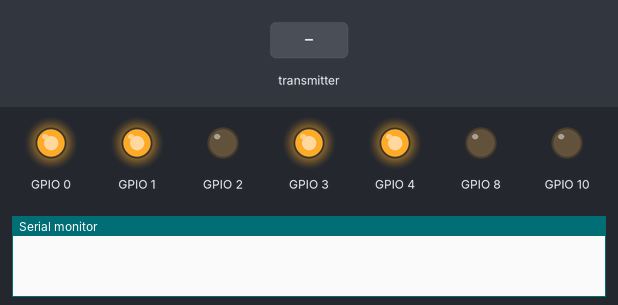
Bench run of a sketch on a simulated ESP32-S3. Parts: output pins drawn as LEDs (lit = HIGH), the last lines printed to the serial monitor. The inputs (shaded band) are chosen by the test bench.

Above: at 1.2 s.
1.3 s: the transmitter starts sending zu = 1024
At 2.4 s:
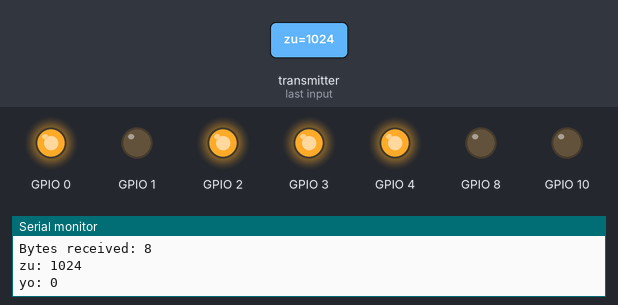
2.8 s: the transmitter starts sending yo = 1024
At 3.5 s:
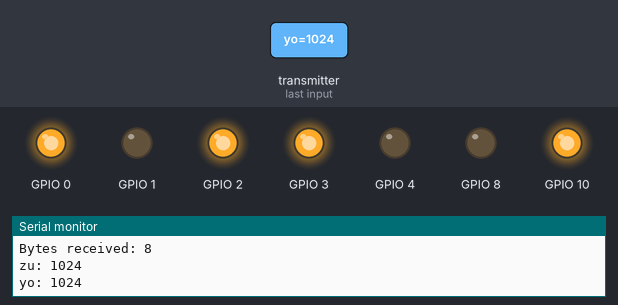
4.3 s: the transmitter starts sending zu = 0
At 4.7 s:
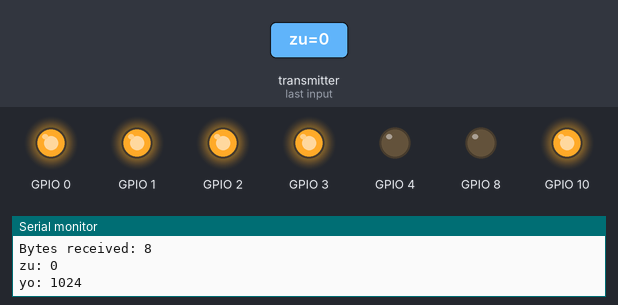
5.8 s: the transmitter starts sending yo = 0
At 7.0 s:
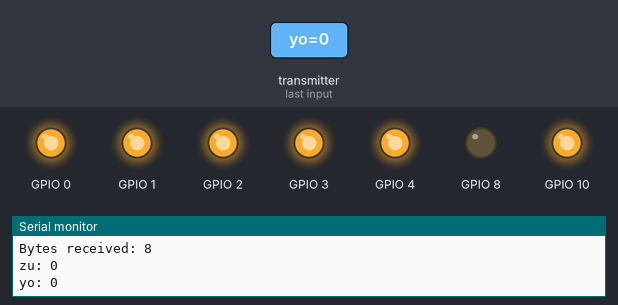
7.3 s: the transmitter starts sending zu = 2048
At 8.2 s:
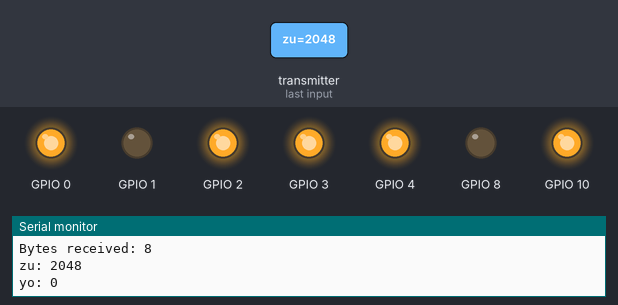
8.8 s: the transmitter starts sending yo = 2048
At 9.3 s:
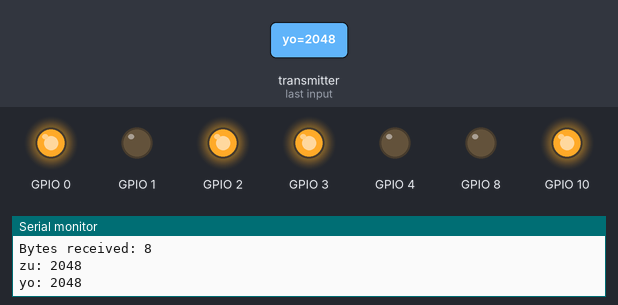
Timing chart, 0 to 11.3 s (numbered marks = the images above; inputs shaded):
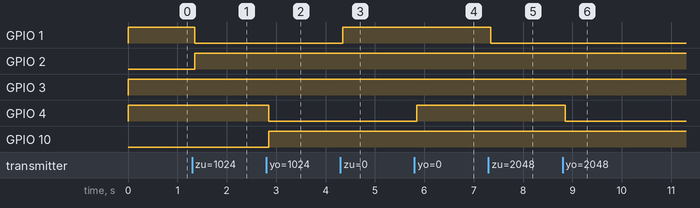

The sketch:

JS.ino
```cpp
// 接收设备代码

#include <Arduino.h>
#include <esp_now.h>
#include <WiFi.h>

// 接收数据结构体
typedef struct struct_message
{
    //char a[32];
    int zu;
    int yo;
    //int an;
    //float c;
    //bool d;
} struct_message;

struct_message myData;

// 接收数据回调函数
int zu;
int yo;
void OnDataRecv(const esp_now_recv_info_t *recv_info, const uint8_t *incomingData, int len)
{
    memcpy(&myData, incomingData, sizeof(myData));
    Serial.print("Bytes received: ");
    Serial.println(len);
    Serial.print("zu: ");
    Serial.println(myData.zu);
    Serial.print("yo: ");
    Serial.println(myData.yo);
    zu=myData.zu;
    yo=myData.yo;

}
void setup(){
    pinMode(8,OUTPUT);
    pinMode(0,OUTPUT);
    pinMode(1,OUTPUT);
    pinMode(2,OUTPUT);
    pinMode(3,OUTPUT);
    pinMode(4,OUTPUT);
    pinMode(10,OUTPUT);
    Serial.begin(115200);

    WiFi.mode(WIFI_STA); // Wi-Fi Station

    if (esp_now_init() != ESP_OK)
    {
        Serial.println("Error initializing ESP-NOW");
        return;
    }

    // 注册接收数据回调函数
    esp_now_register_recv_cb(OnDataRecv);
}


void loop(){
    if(zu>0){
        analogWrite(2,zu);
        digitalWrite(0,1);
        digitalWrite(1,0);
    }
    else if(zu<0){
        analogWrite(2,zu*-1);
        digitalWrite(0,0);
        digitalWrite(1,1);
    }
    else{
        digitalWrite(0,1);
        digitalWrite(1,1);
    }
//-------------------------------------------------
    if(yo>0){
        analogWrite(10,yo);
        digitalWrite(3,1);
        digitalWrite(4,0);
    }
    else if(yo<0){
        analogWrite(10,yo*-1);
        digitalWrite(3,0);
        digitalWrite(4,1);
    }
    else{
        digitalWrite(3,1);
        digitalWrite(4,1);
    }
}
```

Measured:
- after the input at 1.3 s, GPIO 1: HIGH → LOW after 0.05 s; GPIO 2: LOW → HIGH after 0.05 s
- after the input at 2.8 s, GPIO 4: HIGH → LOW after 0.05 s; GPIO 10: LOW → HIGH after 0.05 s
- after the input at 4.3 s, GPIO 1: LOW → HIGH after 0.05 s
- after the input at 5.8 s, GPIO 4: LOW → HIGH after 0.05 s
- after the input at 7.3 s, GPIO 1: HIGH → LOW after 0.05 s
- after the input at 8.8 s, GPIO 4: HIGH → LOW after 0.05 s
